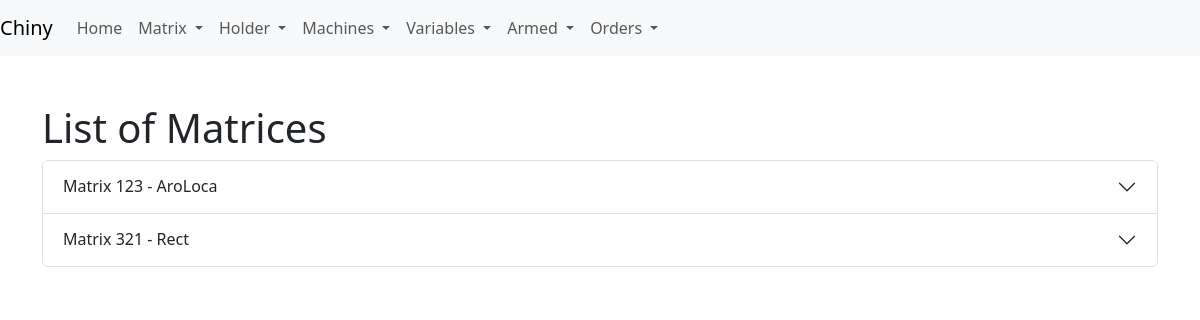
The page /list_matrix on the database its author committed.
### app/models.py (models this page shows)
class Matrix(db.Model):
    __tablename__ = 'matrix'
    id = db.Column(db.Integer, primary_key=True)
    identifier = db.Column(db.String(5), nullable=False, unique=True)
    measuresmatrix_id = db.Column(db.Integer, db.ForeignKey('measuresmatrix.id'), nullable=False)
    name = db.Column(db.String(120), nullable=False)
    weight_total_grs = db.Column(db.Float, nullable=False)
    with_move = db.Column(db.Boolean, default=False)
    is_combinable = db.Column(db.Boolean, default=True)
    type_matrix = db.Column(db.Integer, nullable=False, default=4)
    sector_id = db.Column(db.Integer, db.ForeignKey('sector.id'), nullable=True)  # Clave foránea que apunta a Sector
    cavities = db.relationship('Cavity', backref='matrix', lazy=True)
    is_available = db.Column(db.Boolean, default=True)

### app/routes.py (the view)
@app.route('/list_matrix')
def list_matrix():
    matrices = Matrix.query.all()
    matrices_data = []
    for matrix in matrices:
        measures_matrix = MeasuresMatrix.query.get(matrix.measuresmatrix_id)
        cavities = Cavity.query.filter_by(matrix_id=matrix.id).all()
        cavities_data = []
        for cavity in cavities:
            piece = Piece.query.get(cavity.piece_id)
            cavities_data.append({
                'piece_name': piece.name,
                'piece_weight': piece.weight_grs,
                'piece_shape': piece.shape
            })
        matrices_data.append({
            'id': matrix.id,
            'identifier': matrix.identifier,
            'name': matrix.name,
            'with_move': matrix.with_move,
            'is_combinable': matrix.is_combinable,
            'weight_total_grs': matrix.weight_total_grs,
            'width_mm': measures_matrix.width_mm,
            'height_mm': measures_matrix.height_mm,
            'cavities': cavities_data
        })
    return render_template('list_matrix.html', matrices=matrices_data)

### app/templates/list_matrix.html (shortened to what this page needs)
<!DOCTYPE html>
<html lang="en">
<head>
    <link rel="stylesheet" href="{{ url_for('static', filename='css/bootstrap.min.css') }}">
</head>
<body>
    {% include 'navbar.html' %}
    <div class="container">
        <h1 class="mt-5">List of Matrices</h1>
        <div class="accordion" id="matrixAccordion">
            {% for matrix in matrices %}
                <div class="accordion-item">
                    <h2 class="accordion-header" id="heading{{ matrix.id }}">
                        <button class="accordion-button collapsed" type="button" data-bs-toggle="collapse" data-bs-target="#collapse{{ matrix.id }}" aria-expanded="false" aria-controls="collapse{{ matrix.id }}">
                            Matrix {{ matrix.identifier }} - {{ matrix.name }}
                        </button>
                    </h2>
                </div>
            {% endfor %}
        </div>
    </div>
</body>
</html>

### rows shown on the page
Matrix: identifier "123", name "AroLoca"
Matrix: identifier "321", name "Rect"
